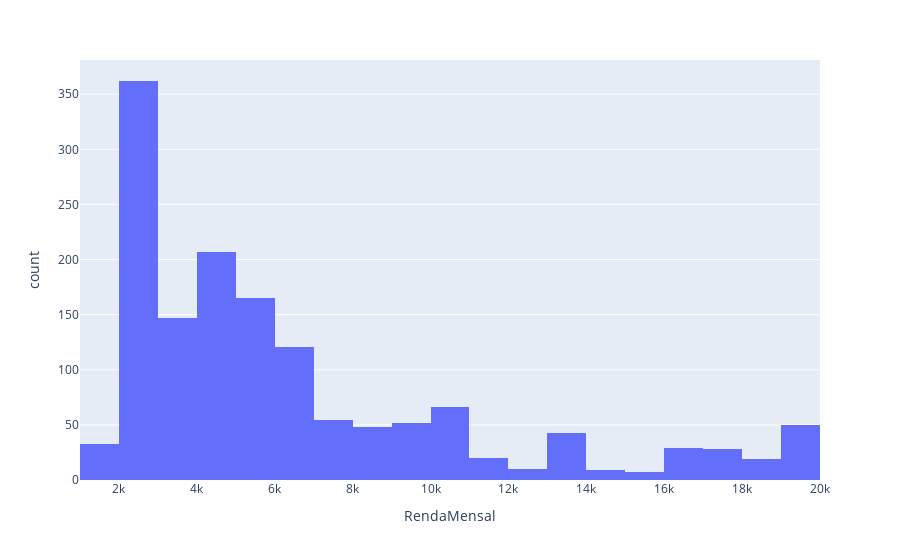

Source (notebook cell):
### Code cell
px.histogram(df, x = 'RendaMensal')

### Figure 1 — Plotly figure (JSON) as saved in the notebook; plotly's stock layout.template omitted (floating-point values rounded to 4 significant figures; data arrays with more than 128 entries replaced by an {"elided": "..."} marker saying what was removed)
{"data": [{"alignmentgroup": "True", "bingroup": "x", "hovertemplate": "RendaMensal=%{x}<br>count=%{y}<extra></extra>", "legendgroup": "", "marker": {"color": "#636efa", "pattern": {"shape": ""}}, "name": "", "offsetgroup": "", "orientation": "v", "showlegend": false, "type": "histogram", "x": {"elided": "1470 int values"}, "xaxis": "x", "yaxis": "y"}], "layout": {"barmode": "relative", "legend": {"tracegroupgap": 0}, "margin": {"t": 60}, "xaxis": {"anchor": "y", "domain": [0, 1], "title": {"text": "RendaMensal"}}, "yaxis": {"anchor": "x", "domain": [0, 1], "title": {"text": "count"}}}}
